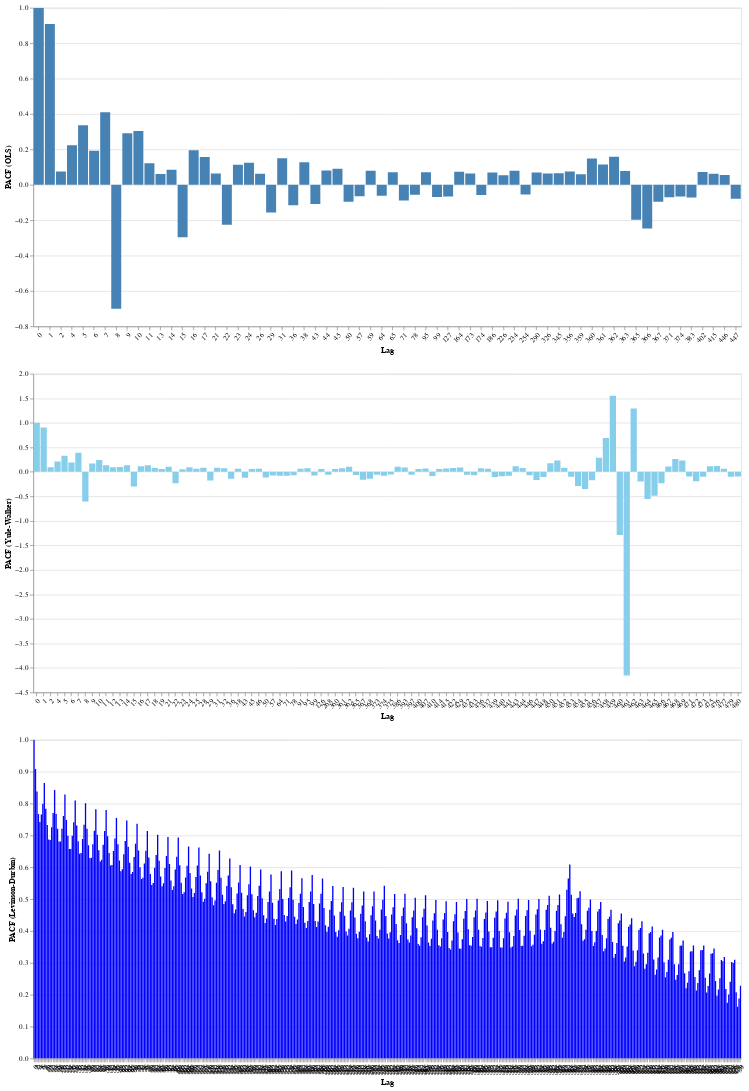

Notebook code cell kept with this figure:
### Markdown cell above
## Częściowa funkcja autokorelacji (PACF)

### Code cell
import statsmodels.api as sm
import pandas as pd
import matplotlib.pyplot as plt
import altair as alt
import numpy as np

# Obliczanie maksymalnej dopuszczalnej liczby opóźnień
nobs = len(df)
max_nlags = nobs - 1

# Wybór liczby opóźnień
nlags = min(480, max_nlags)

# Obliczanie PACF różnymi metodami
pacf_ols = sm.tsa.stattools.pacf_ols(total_column, nlags=nlags)
pacf_yw = sm.tsa.stattools.pacf_yw(total_column, nlags=nlags)
pacf_lev = sm.tsa.stattools.levinson_durbin_pacf(pacf_ols, nlags=nlags) 
pacf_lev = pacf_lev[1]  # Extract only the pacf values

# Obliczanie granic przedziału ufności
conf_int = 2.33 / np.sqrt(len(df))

# Tworzenie DataFrame dla PACF OLS, Yule-Walkera i Levinson-Durbin
pacf_ols_df = pd.DataFrame({'lag': range(len(pacf_ols)), 'PACF_ols': pacf_ols})
pacf_yw_df = pd.DataFrame({'lag': range(len(pacf_yw)), 'PACF_yw': pacf_yw})
pacf_lv_df = pd.DataFrame({'lag': range(len(pacf_lev)), 'PACF_lv': pacf_lev})

# Dodanie kolumn oznaczających istotność 
pacf_ols_df['is_significant_positive_ols'] = pacf_ols_df['PACF_ols'] > conf_int
pacf_ols_df['is_significant_negative_ols'] = pacf_ols_df['PACF_ols'] < -conf_int

pacf_yw_df['is_significant_positive_yw'] = pacf_yw_df['PACF_yw'] > conf_int
pacf_yw_df['is_significant_negative_yw'] = pacf_yw_df['PACF_yw'] < -conf_int

pacf_lv_df['is_significant_positive_lv'] = pacf_lv_df['PACF_lv'] > conf_int  # Corrected column name
pacf_lv_df['is_significant_negative_lv'] = pacf_lv_df['PACF_lv'] < -conf_int  # Corrected column name

# Filter and sort the dataframes
filtered_pacf_ols_df = pacf_ols_df[
(pacf_ols_df['PACF_ols'] > conf_int) | (pacf_ols_df['PACF_ols'] < -conf_int)
].sort_values(by='PACF_ols', ascending=False, key=abs)

filtered_pacf_yw_df = pacf_yw_df[
(pacf_yw_df['PACF_yw'] > conf_int) | (pacf_yw_df['PACF_yw'] < -conf_int)
].sort_values(by='PACF_yw', ascending=False, key=abs)

filtered_pacf_lv_df = pacf_lv_df[
(pacf_lv_df['PACF_lv'] > conf_int) | (pacf_lv_df['PACF_lv'] < -conf_int)
].sort_values(by='PACF_lv', ascending=False, key=abs)

# Create selection using newer function and correct empty value
nearest = alt.selection_point(nearest=True, on='mouseover',fields=['lag'], empty=False)

# Create base chart for both methods
base = alt.Chart().encode(
x=alt.X('lag:O', axis=alt.Axis(labelAngle=-45), title='Lag'),tooltip=['lag','PACF'])

# Charts for each method
bar_ols = base.mark_bar(color='steelblue').encode(
y=alt.Y('PACF_ols:Q', title='PACF (OLS)'),
tooltip = ['lag','PACF_ols']
).properties(
data=filtered_pacf_ols_df
)

bar_yw = base.mark_bar(color='skyblue').encode(
y=alt.Y('PACF_yw:Q', title='PACF (Yule-Walker)'),
tooltip = ['lag','PACF_yw']
).properties(
data=filtered_pacf_yw_df
)

bar_lv = base.mark_bar(color='blue').encode(
y=alt.Y('PACF_lv:Q', title='PACF (Levinson-Durbin)'),
tooltip = ['lag','PACF_lv']
).properties(
data=filtered_pacf_lv_df
)

# Interactive elements function (modified to use 'nearest')
def add_interactive_elements(chart, pacf_column):
# Transparent selectors across the chart.
  selectors = chart.mark_point().encode(
  x='lag:O',
  opacity=alt.value(0),
  ).add_params(
  nearest
  )
  # Draw points on the line, and highlight based on selection
  points = chart.mark_point().encode(
  opacity=alt.condition(nearest, alt.value(1), alt.value(0))
  )

# Draw text labels near the points, and highlight based on selection
  text = chart.mark_text(align='left', dx=5, dy=-5).encode(
  text=alt.condition(nearest, f'{pacf_column}:Q', alt.value(' '))
  )

  # Draw a rule at the location of the selection
  rules = chart.mark_rule(color='gray').encode(
  x='lag:O',
  ).transform_filter(
  nearest
  )

  return alt.layer(
   chart, selectors, points, rules, text
  ).properties(
   width=1000, height=450
  ).interactive()

chart_ols = add_interactive_elements(bar_ols, 'PACF_ols')
chart_yw = add_interactive_elements(bar_yw, 'PACF_yw')
chart_lv = add_interactive_elements(bar_lv, 'PACF_lv')

# Combine the plots
chart = alt.vconcat(chart_ols, chart_yw, chart_lv)
display(chart)

# Wyświetlanie tabel
print("Most Significant PACF Values (OLS):\n")
print(filtered_pacf_ols_df[['lag', 'PACF_ols']].head(32).to_markdown(index=False,numalign="left", stralign="left"))

print("\nMost Significant PACF Values (Yule-Walker):\n")
print(filtered_pacf_yw_df[['lag', 'PACF_yw']].head(32).to_markdown(index=False,numalign="left", stralign="left"))

print("\nMost Significant PACF Values (Levinson-Durbin):\n")
print(filtered_pacf_lv_df[['lag', 'PACF_lv']].head(32).to_markdown(index=False,numalign="left", stralign="left"))

### Figure 1 — Vega-Lite specification as saved in the notebook (floating-point values rounded to 4 significant figures; data arrays with more than 128 entries replaced by an {"elided": "..."} marker saying what was removed)
{"config": {"view": {"continuousWidth": 300, "continuousHeight": 300}}, "vconcat": [{"layer": [{"mark": {"type": "bar", "color": "steelblue"}, "encoding": {"tooltip": [{"field": "lag", "type": "quantitative"}, {"field": "PACF_ols", "type": "quantitative"}], "x": {"axis": {"labelAngle": -45}, "field": "lag", "title": "Lag", "type": "ordinal"}, "y": {"field": "PACF_ols", "title": "PACF (OLS)", "type": "quantitative"}}, "name": "view_10"}, {"mark": {"type": "point"}, "encoding": {"opacity": {"value": 0}, "tooltip": [{"field": "lag", "type": "quantitative"}, {"field": "PACF_ols", "type": "quantitative"}], "x": {"field": "lag", "type": "ordinal"}, "y": {"field": "PACF_ols", "title": "PACF (OLS)", "type": "quantitative"}}, "name": "view_7"}, {"mark": {"type": "point"}, "encoding": {"opacity": {"condition": {"param": "param_5", "value": 1, "empty": false}, "value": 0}, "tooltip": [{"field": "lag", "type": "quantitative"}, {"field": "PACF_ols", "type": "quantitative"}], "x": {"axis": {"labelAngle": -45}, "field": "lag", "title": "Lag", "type": "ordinal"}, "y": {"field": "PACF_ols", "title": "PACF (OLS)", "type": "quantitative"}}}, {"mark": {"type": "rule", "color": "gray"}, "encoding": {"tooltip": [{"field": "lag", "type": "quantitative"}, {"field": "PACF_ols", "type": "quantitative"}], "x": {"field": "lag", "type": "ordinal"}, "y": {"field": "PACF_ols", "title": "PACF (OLS)", "type": "quantitative"}}, "transform": [{"filter": {"param": "param_5", "empty": false}}]}, {"mark": {"type": "text", "align": "left", "dx": 5, "dy": -5}, "encoding": {"text": {"condition": {"param": "param_5", "empty": false, "field": "PACF_ols", "type": "quantitative"}, "value": " "}, "tooltip": [{"field": "lag", "type": "quantitative"}, {"field": "PACF_ols", "type": "quantitative"}], "x": {"axis": {"labelAngle": -45}, "field": "lag", "title": "Lag", "type": "ordinal"}, "y": {"field": "PACF_ols", "title": "PACF (OLS)", "type": "quantitative"}}}], "data": {"name": "data-8184380b1d646b966a72e067d71b3f35"}, "height": 450, "width": 1000}, {"layer": [{"mark": {"type": "bar", "color": "skyblue"}, "encoding": {"tooltip": [{"field": "lag", "type": "quantitative"}, {"field": "PACF_yw", "type": "quantitative"}], "x": {"axis": {"labelAngle": -45}, "field": "lag", "title": "Lag", "type": "ordinal"}, "y": {"field": "PACF_yw", "title": "PACF (Yule-Walker)", "type": "quantitative"}}, "name": "view_11"}, {"mark": {"type": "point"}, "encoding": {"opacity": {"value": 0}, "tooltip": [{"field": "lag", "type": "quantitative"}, {"field": "PACF_yw", "type": "quantitative"}], "x": {"field": "lag", "type": "ordinal"}, "y": {"field": "PACF_yw", "title": "PACF (Yule-Walker)", "type": "quantitative"}}, "name": "view_8"}, {"mark": {"type": "point"}, "encoding": {"opacity": {"condition": {"param": "param_5", "value": 1, "empty": false}, "value": 0}, "tooltip": [{"field": "lag", "type": "quantitative"}, {"field": "PACF_yw", "type": "quantitative"}], "x": {"axis": {"labelAngle": -45}, "field": "lag", "title": "Lag", "type": "ordinal"}, "y": {"field": "PACF_yw", "title": "PACF (Yule-Walker)", "type": "quantitative"}}}, {"mark": {"type": "rule", "color": "gray"}, "encoding": {"tooltip": [{"field": "lag", "type": "quantitative"}, {"field": "PACF_yw", "type": "quantitative"}], "x": {"field": "lag", "type": "ordinal"}, "y": {"field": "PACF_yw", "title": "PACF (Yule-Walker)", "type": "quantitative"}}, "transform": [{"filter": {"param": "param_5", "empty": false}}]}, {"mark": {"type": "text", "align": "left", "dx": 5, "dy": -5}, "encoding": {"text": {"condition": {"param": "param_5", "empty": false, "field": "PACF_yw", "type": "quantitative"}, "value": " "}, "tooltip": [{"field": "lag", "type": "quantitative"}, {"field": "PACF_yw", "type": "quantitative"}], "x": {"axis": {"labelAngle": -45}, "field": "lag", "title": "Lag", "type": "ordinal"}, "y": {"field": "PACF_yw", "title": "PACF (Yule-Walker)", "type": "quantitative"}}}], "data": {"name": "data-99c6a8d1e40e4103fbda6972f134da31"}, "height": 450, "width": 1000}, {"layer": [{"mark": {"type": "bar", "color": "blue"}, "encoding": {"tooltip": [{"field": "lag", "type": "quantitative"}, {"field": "PACF_lv", "type": "quantitative"}], "x": {"axis": {"labelAngle": -45}, "field": "lag", "title": "Lag", "type": "ordinal"}, "y": {"field": "PACF_lv", "title": "PACF (Levinson-Durbin)", "type": "quantitative"}}, "name": "view_12"}, {"mark": {"type": "point"}, "encoding": {"opacity": {"value": 0}, "tooltip": [{"field": "lag", "type": "quantitative"}, {"field": "PACF_lv", "type": "quantitative"}], "x": {"field": "lag", "type": "ordinal"}, "y": {"field": "PACF_lv", "title": "PACF (Levinson-Durbin)", "type": "quantitative"}}, "name": "view_9"}, {"mark": {"type": "point"}, "encoding": {"opacity": {"condition": {"param": "param_5", "value": 1, "empty": false}, "value": 0}, "tooltip": [{"field": "lag", "type": "quantitative"}, {"field": "PACF_lv", "type": "quantitative"}], "x": {"axis": {"labelAngle": -45}, "field": "lag", "title": "Lag", "type": "ordinal"}, "y": {"field": "PACF_lv", "title": "PACF (Levinson-Durbin)", "type": "quantitative"}}}, {"mark": {"type": "rule", "color": "gray"}, "encoding": {"tooltip": [{"field": "lag", "type": "quantitative"}, {"field": "PACF_lv", "type": "quantitative"}], "x": {"field": "lag", "type": "ordinal"}, "y": {"field": "PACF_lv", "title": "PACF (Levinson-Durbin)", "type": "quantitative"}}, "transform": [{"filter": {"param": "param_5", "empty": false}}]}, {"mark": {"type": "text", "align": "left", "dx": 5, "dy": -5}, "encoding": {"text": {"condition": {"param": "param_5", "empty": false, "field": "PACF_lv", "type": "quantitative"}, "value": " "}, "tooltip": [{"field": "lag", "type": "quantitative"}, {"field": "PACF_lv", "type": "quantitative"}], "x": {"axis": {"labelAngle": -45}, "field": "lag", "title": "Lag", "type": "ordinal"}, "y": {"field": "PACF_lv", "title": "PACF (Levinson-Durbin)", "type": "quantitative"}}}], "data": {"name": "data-e2ede46e94a00262f29d1c632b70ae1a"}, "height": 450, "width": 1000}], "params": [{"name": "param_5", "select": {"type": "point", "fields": ["lag"], "nearest": true, "on": "mouseover"}, "views": ["view_7", "view_8", "view_9"]}, {"name": "param_6", "select": {"type": "interval", "encodings": ["x", "y"]}, "bind": "scales", "views": ["view_10"]}, {"name": "param_7", "select": {"type": "interval", "encodings": ["x", "y"]}, "bind": "scales", "views": ["view_11"]}, {"name": "param_8", "select": {"type": "interval", "encodings": ["x", "y"]}, "bind": "scales", "views": ["view_12"]}], "$schema": "https://vega.github.io/schema/vega-lite/v5.8.0.json", "datasets": {"data-8184380b1d646b966a72e067d71b3f35": [{"lag": 0, "PACF_ols": 1.0, "is_significant_positive_ols": true, "is_significant_negative_ols": false}, {"lag": 1, "PACF_ols": 0.9083, "is_significant_positive_ols": true, "is_significant_negative_ols": false}, {"lag": 8, "PACF_ols": -0.7006, "is_significant_positive_ols": false, "is_significant_negative_ols": true}, {"lag": 7, "PACF_ols": 0.4098, "is_significant_positive_ols": true, "is_significant_negative_ols": false}, {"lag": 5, "PACF_ols": 0.337, "is_significant_positive_ols": true, "is_significant_negative_ols": false}, {"lag": 10, "PACF_ols": 0.3035, "is_significant_positive_ols": true, "is_significant_negative_ols": false}, {"lag": 15, "PACF_ols": -0.2969, "is_significant_positive_ols": false, "is_significant_negative_ols": true}, {"lag": 9, "PACF_ols": 0.2906, "is_significant_positive_ols": true, "is_significant_negative_ols": false}, {"lag": 366, "PACF_ols": -0.2465, "is_significant_positive_ols": false, "is_significant_negative_ols": true}, {"lag": 22, "PACF_ols": -0.2261, "is_significant_positive_ols": false, "is_significant_negative_ols": true}, {"lag": 4, "PACF_ols": 0.2232, "is_significant_positive_ols": true, "is_significant_negative_ols": false}, {"lag": 365, "PACF_ols": -0.1976, "is_significant_positive_ols": false, "is_significant_negative_ols": true}, {"lag": 16, "PACF_ols": 0.1951, "is_significant_positive_ols": true, "is_significant_negative_ols": false}, {"lag": 6, "PACF_ols": 0.1921, "is_significant_positive_ols": true, "is_significant_negative_ols": false}, {"lag": 362, "PACF_ols": 0.158, "is_significant_positive_ols": true, "is_significant_negative_ols": false}, {"lag": 17, "PACF_ols": 0.1566, "is_significant_positive_ols": true, "is_significant_negative_ols": false}, {"lag": 29, "PACF_ols": -0.1564, "is_significant_positive_ols": false, "is_significant_negative_ols": true}, {"lag": 31, "PACF_ols": 0.1493, "is_significant_positive_ols": true, "is_significant_negative_ols": false}, {"lag": 360, "PACF_ols": 0.1483, "is_significant_positive_ols": true, "is_significant_negative_ols": false}, {"lag": 38, "PACF_ols": 0.1274, "is_significant_positive_ols": true, "is_significant_negative_ols": false}, {"lag": 24, "PACF_ols": 0.1246, "is_significant_positive_ols": true, "is_significant_negative_ols": false}, {"lag": 11, "PACF_ols": 0.1212, "is_significant_positive_ols": true, "is_significant_negative_ols": false}, {"lag": 36, "PACF_ols": -0.1159, "is_significant_positive_ols": false, "is_significant_negative_ols": true}, {"lag": 361, "PACF_ols": 0.1146, "is_significant_positive_ols": true, "is_significant_negative_ols": false}, {"lag": 23, "PACF_ols": 0.1139, "is_significant_positive_ols": true, "is_significant_negative_ols": false}, {"lag": 43, "PACF_ols": -0.1083, "is_significant_positive_ols": false, "is_significant_negative_ols": true}, {"lag": 367, "PACF_ols": -0.09643, "is_significant_positive_ols": false, "is_significant_negative_ols": true}, {"lag": 50, "PACF_ols": -0.09519, "is_significant_positive_ols": false, "is_significant_negative_ols": true}, {"lag": 45, "PACF_ols": 0.08992, "is_significant_positive_ols": true, "is_significant_negative_ols": false}, {"lag": 71, "PACF_ols": -0.08891, "is_significant_positive_ols": false, "is_significant_negative_ols": true}, {"lag": 14, "PACF_ols": 0.08537, "is_significant_positive_ols": true, "is_significant_negative_ols": false}, {"lag": 44, "PACF_ols": 0.08103, "is_significant_positive_ols": true, "is_significant_negative_ols": false}, {"lag": 59, "PACF_ols": 0.0794, "is_significant_positive_ols": true, "is_significant_negative_ols": false}, {"lag": 234, "PACF_ols": 0.07883, "is_significant_positive_ols": true, "is_significant_negative_ols": false}, {"lag": 447, "PACF_ols": -0.07869, "is_significant_positive_ols": false, "is_significant_negative_ols": true}, {"lag": 363, "PACF_ols": 0.07844, "is_significant_positive_ols": true, "is_significant_negative_ols": false}, {"lag": 356, "PACF_ols": 0.07507, "is_significant_positive_ols": true, "is_significant_negative_ols": false}, {"lag": 2, "PACF_ols": 0.07486, "is_significant_positive_ols": true, "is_significant_negative_ols": false}, {"lag": 164, "PACF_ols": 0.07397, "is_significant_positive_ols": true, "is_significant_negative_ols": false}, {"lag": 383, "PACF_ols": -0.07232, "is_significant_positive_ols": false, "is_significant_negative_ols": true}, {"lag": 402, "PACF_ols": 0.0721, "is_significant_positive_ols": true, "is_significant_negative_ols": false}, {"lag": 371, "PACF_ols": -0.07058, "is_significant_positive_ols": false, "is_significant_negative_ols": true}, {"lag": 95, "PACF_ols": 0.07056, "is_significant_positive_ols": true, "is_significant_negative_ols": false}, {"lag": 65, "PACF_ols": 0.07013, "is_significant_positive_ols": true, "is_significant_negative_ols": false}, {"lag": 290, "PACF_ols": 0.06982, "is_significant_positive_ols": true, "is_significant_negative_ols": false}, {"lag": 99, "PACF_ols": -0.06929, "is_significant_positive_ols": false, "is_significant_negative_ols": true}, {"lag": 186, "PACF_ols": 0.06928, "is_significant_positive_ols": true, "is_significant_negative_ols": false}, {"lag": 374, "PACF_ols": -0.06663, "is_significant_positive_ols": false, "is_significant_negative_ols": true}, {"lag": 127, "PACF_ols": -0.06657, "is_significant_positive_ols": false, "is_significant_negative_ols": true}, {"lag": 345, "PACF_ols": 0.06523, "is_significant_positive_ols": true, "is_significant_negative_ols": false}, {"lag": 57, "PACF_ols": -0.06414, "is_significant_positive_ols": false, "is_significant_negative_ols": true}, {"lag": 21, "PACF_ols": 0.06388, "is_significant_positive_ols": true, "is_significant_negative_ols": false}, {"lag": 173, "PACF_ols": 0.06386, "is_significant_positive_ols": true, "is_significant_negative_ols": false}, {"lag": 326, "PACF_ols": 0.0631, "is_significant_positive_ols": true, "is_significant_negative_ols": false}, {"lag": 26, "PACF_ols": 0.06253, "is_significant_positive_ols": true, "is_significant_negative_ols": false}, {"lag": 64, "PACF_ols": -0.06233, "is_significant_positive_ols": false, "is_significant_negative_ols": true}, {"lag": 415, "PACF_ols": 0.0619, "is_significant_positive_ols": true, "is_significant_negative_ols": false}, {"lag": 13, "PACF_ols": 0.06072, "is_significant_positive_ols": true, "is_significant_negative_ols": false}, {"lag": 359, "PACF_ols": 0.06003, "is_significant_positive_ols": true, "is_significant_negative_ols": false}, {"lag": 174, "PACF_ols": -0.05833, "is_significant_positive_ols": false, "is_significant_negative_ols": true}, {"lag": 78, "PACF_ols": -0.05673, "is_significant_positive_ols": false, "is_significant_negative_ols": true}, {"lag": 446, "PACF_ols": 0.0552, "is_significant_positive_ols": true, "is_significant_negative_ols": false}, {"lag": 254, "PACF_ols": -0.05499, "is_significant_positive_ols": false, "is_significant_negative_ols": true}, {"lag": 226, "PACF_ols": 0.05454, "is_significant_positive_ols": true, "is_significant_negative_ols": false}], "data-99c6a8d1e40e4103fbda6972f134da31": [{"lag": 461, "PACF_yw": -4.153, "is_significant_positive_yw": false, "is_significant_negative_yw": true}, {"lag": 459, "PACF_yw": 1.555, "is_significant_positive_yw": true, "is_significant_negative_yw": false}, {"lag": 462, "PACF_yw": 1.291, "is_significant_positive_yw": true, "is_significant_negative_yw": false}, {"lag": 460, "PACF_yw": -1.29, "is_significant_positive_yw": false, "is_significant_negative_yw": true}, {"lag": 0, "PACF_yw": 1.0, "is_significant_positive_yw": true, "is_significant_negative_yw": false}, {"lag": 1, "PACF_yw": 0.9063, "is_significant_positive_yw": true, "is_significant_negative_yw": false}, {"lag": 458, "PACF_yw": 0.6896, "is_significant_positive_yw": true, "is_significant_negative_yw": false}, {"lag": 8, "PACF_yw": -0.6056, "is_significant_positive_yw": false, "is_significant_negative_yw": true}, {"lag": 464, "PACF_yw": -0.5558, "is_significant_positive_yw": false, "is_significant_negative_yw": true}, {"lag": 465, "PACF_yw": -0.4889, "is_significant_positive_yw": false, "is_significant_negative_yw": true}, {"lag": 7, "PACF_yw": 0.3881, "is_significant_positive_yw": true, "is_significant_negative_yw": false}, {"lag": 455, "PACF_yw": -0.3522, "is_significant_positive_yw": false, "is_significant_negative_yw": true}, {"lag": 5, "PACF_yw": 0.3267, "is_significant_positive_yw": true, "is_significant_negative_yw": false}, {"lag": 15, "PACF_yw": -0.3006, "is_significant_positive_yw": false, "is_significant_negative_yw": true}, {"lag": 454, "PACF_yw": -0.2888, "is_significant_positive_yw": false, "is_significant_negative_yw": true}, {"lag": 457, "PACF_yw": 0.2866, "is_significant_positive_yw": true, "is_significant_negative_yw": false}, {"lag": 468, "PACF_yw": 0.2617, "is_significant_positive_yw": true, "is_significant_negative_yw": false}, {"lag": 10, "PACF_yw": 0.2424, "is_significant_positive_yw": true, "is_significant_negative_yw": false}, {"lag": 466, "PACF_yw": -0.2345, "is_significant_positive_yw": false, "is_significant_negative_yw": true}, {"lag": 469, "PACF_yw": 0.2338, "is_significant_positive_yw": true, "is_significant_negative_yw": false}, {"lag": 22, "PACF_yw": -0.2326, "is_significant_positive_yw": false, "is_significant_negative_yw": true}, {"lag": 451, "PACF_yw": 0.2323, "is_significant_positive_yw": true, "is_significant_negative_yw": false}, {"lag": 4, "PACF_yw": 0.2127, "is_significant_positive_yw": true, "is_significant_negative_yw": false}, {"lag": 463, "PACF_yw": -0.1989, "is_significant_positive_yw": false, "is_significant_negative_yw": true}, {"lag": 472, "PACF_yw": -0.1917, "is_significant_positive_yw": false, "is_significant_negative_yw": true}, {"lag": 6, "PACF_yw": 0.1891, "is_significant_positive_yw": true, "is_significant_negative_yw": false}, {"lag": 29, "PACF_yw": -0.1755, "is_significant_positive_yw": false, "is_significant_negative_yw": true}, {"lag": 450, "PACF_yw": 0.1751, "is_significant_positive_yw": true, "is_significant_negative_yw": false}, {"lag": 456, "PACF_yw": -0.1712, "is_significant_positive_yw": false, "is_significant_negative_yw": true}, {"lag": 9, "PACF_yw": 0.1684, "is_significant_positive_yw": true, "is_significant_negative_yw": false}, {"lag": 447, "PACF_yw": -0.1664, "is_significant_positive_yw": false, "is_significant_negative_yw": true}, {"lag": 367, "PACF_yw": -0.1592, "is_significant_positive_yw": false, "is_significant_negative_yw": true}, {"lag": 368, "PACF_yw": -0.1413, "is_significant_positive_yw": false, "is_significant_negative_yw": true}, {"lag": 36, "PACF_yw": -0.1392, "is_significant_positive_yw": false, "is_significant_negative_yw": true}, {"lag": 11, "PACF_yw": 0.1353, "is_significant_positive_yw": true, "is_significant_negative_yw": false}, {"lag": 14, "PACF_yw": 0.1331, "is_significant_positive_yw": true, "is_significant_negative_yw": false}, {"lag": 17, "PACF_yw": 0.1327, "is_significant_positive_yw": true, "is_significant_negative_yw": false}, {"lag": 476, "PACF_yw": 0.1207, "is_significant_positive_yw": true, "is_significant_negative_yw": false}, {"lag": 43, "PACF_yw": -0.1204, "is_significant_positive_yw": false, "is_significant_negative_yw": true}, {"lag": 50, "PACF_yw": -0.117, "is_significant_positive_yw": false, "is_significant_negative_yw": true}, {"lag": 475, "PACF_yw": 0.1168, "is_significant_positive_yw": true, "is_significant_negative_yw": false}, {"lag": 443, "PACF_yw": 0.1133, "is_significant_positive_yw": true, "is_significant_negative_yw": false}, {"lag": 16, "PACF_yw": 0.112, "is_significant_positive_yw": true, "is_significant_negative_yw": false}, {"lag": 467, "PACF_yw": 0.1089, "is_significant_positive_yw": true, "is_significant_negative_yw": false}, {"lag": 448, "PACF_yw": -0.1048, "is_significant_positive_yw": false, "is_significant_negative_yw": true}, {"lag": 439, "PACF_yw": -0.1038, "is_significant_positive_yw": false, "is_significant_negative_yw": true}, {"lag": 386, "PACF_yw": 0.103, "is_significant_positive_yw": true, "is_significant_negative_yw": false}, {"lag": 362, "PACF_yw": 0.1024, "is_significant_positive_yw": true, "is_significant_negative_yw": false}, {"lag": 453, "PACF_yw": -0.1018, "is_significant_positive_yw": false, "is_significant_negative_yw": true}, {"lag": 21, "PACF_yw": 0.1018, "is_significant_positive_yw": true, "is_significant_negative_yw": false}, {"lag": 473, "PACF_yw": -0.1016, "is_significant_positive_yw": false, "is_significant_negative_yw": true}, {"lag": 479, "PACF_yw": -0.1006, "is_significant_positive_yw": false, "is_significant_negative_yw": true}, {"lag": 13, "PACF_yw": 0.09991, "is_significant_positive_yw": true, "is_significant_negative_yw": false}, {"lag": 480, "PACF_yw": -0.09711, "is_significant_positive_yw": false, "is_significant_negative_yw": true}, {"lag": 2, "PACF_yw": 0.09532, "is_significant_positive_yw": true, "is_significant_negative_yw": false}, {"lag": 12, "PACF_yw": 0.09356, "is_significant_positive_yw": true, "is_significant_negative_yw": false}, {"lag": 471, "PACF_yw": -0.09234, "is_significant_positive_yw": false, "is_significant_negative_yw": true}, {"lag": 440, "PACF_yw": -0.09179, "is_significant_positive_yw": false, "is_significant_negative_yw": true}, {"lag": 24, "PACF_yw": 0.09155, "is_significant_positive_yw": true, "is_significant_negative_yw": false}, {"lag": 393, "PACF_yw": 0.09015, "is_significant_positive_yw": true, "is_significant_negative_yw": false}, {"lag": 429, "PACF_yw": 0.08989, "is_significant_positive_yw": true, "is_significant_negative_yw": false}, {"lag": 410, "PACF_yw": -0.08536, "is_significant_positive_yw": false, "is_significant_negative_yw": true}, {"lag": 452, "PACF_yw": 0.08512, "is_significant_positive_yw": true, "is_significant_negative_yw": false}, {"lag": 28, "PACF_yw": 0.08467, "is_significant_positive_yw": true, "is_significant_negative_yw": false}, {"lag": 31, "PACF_yw": 0.08353, "is_significant_positive_yw": true, "is_significant_negative_yw": false}, {"lag": 64, "PACF_yw": -0.08009, "is_significant_positive_yw": false, "is_significant_negative_yw": true}, {"lag": 422, "PACF_yw": 0.07952, "is_significant_positive_yw": true, "is_significant_negative_yw": false}, {"lag": 444, "PACF_yw": 0.07858, "is_significant_positive_yw": true, "is_significant_negative_yw": false}, {"lag": 18, "PACF_yw": 0.0777, "is_significant_positive_yw": true, "is_significant_negative_yw": false}, {"lag": 71, "PACF_yw": -0.07733, "is_significant_positive_yw": false, "is_significant_negative_yw": true}, {"lag": 441, "PACF_yw": -0.077, "is_significant_positive_yw": false, "is_significant_negative_yw": true}, {"lag": 374, "PACF_yw": -0.07695, "is_significant_positive_yw": false, "is_significant_negative_yw": true}, {"lag": 57, "PACF_yw": -0.07435, "is_significant_positive_yw": false, "is_significant_negative_yw": true}, {"lag": 32, "PACF_yw": 0.07364, "is_significant_positive_yw": true, "is_significant_negative_yw": false}, {"lag": 99, "PACF_yw": -0.0736, "is_significant_positive_yw": false, "is_significant_negative_yw": true}, {"lag": 95, "PACF_yw": 0.07231, "is_significant_positive_yw": true, "is_significant_negative_yw": false}, {"lag": 436, "PACF_yw": 0.07155, "is_significant_positive_yw": true, "is_significant_negative_yw": false}, {"lag": 361, "PACF_yw": 0.07148, "is_significant_positive_yw": true, "is_significant_negative_yw": false}, {"lag": 78, "PACF_yw": -0.06849, "is_significant_positive_yw": false, "is_significant_negative_yw": true}, {"lag": 433, "PACF_yw": -0.06797, "is_significant_positive_yw": false, "is_significant_negative_yw": true}, {"lag": 446, "PACF_yw": -0.06676, "is_significant_positive_yw": false, "is_significant_negative_yw": true}, {"lag": 407, "PACF_yw": 0.06666, "is_significant_positive_yw": true, "is_significant_negative_yw": false}, {"lag": 415, "PACF_yw": 0.06591, "is_significant_positive_yw": true, "is_significant_negative_yw": false}, {"lag": 477, "PACF_yw": 0.06553, "is_significant_positive_yw": true, "is_significant_negative_yw": false}, {"lag": 91, "PACF_yw": 0.06552, "is_significant_positive_yw": true, "is_significant_negative_yw": false}, {"lag": 46, "PACF_yw": 0.06488, "is_significant_positive_yw": true, "is_significant_negative_yw": false}, {"lag": 38, "PACF_yw": 0.06414, "is_significant_positive_yw": true, "is_significant_negative_yw": false}, {"lag": 437, "PACF_yw": 0.06312, "is_significant_positive_yw": true, "is_significant_negative_yw": false}, {"lag": 25, "PACF_yw": 0.06266, "is_significant_positive_yw": true, "is_significant_negative_yw": false}, {"lag": 365, "PACF_yw": -0.06216, "is_significant_positive_yw": false, "is_significant_negative_yw": true}, {"lag": 45, "PACF_yw": 0.06004, "is_significant_positive_yw": true, "is_significant_negative_yw": false}, {"lag": 432, "PACF_yw": -0.05969, "is_significant_positive_yw": false, "is_significant_negative_yw": true}, {"lag": 397, "PACF_yw": -0.05925, "is_significant_positive_yw": false, "is_significant_negative_yw": true}, {"lag": 360, "PACF_yw": 0.05909, "is_significant_positive_yw": true, "is_significant_negative_yw": false}, {"lag": 268, "PACF_yw": -0.05765, "is_significant_positive_yw": false, "is_significant_negative_yw": true}, {"lag": 126, "PACF_yw": 0.05765, "is_significant_positive_yw": true, "is_significant_negative_yw": false}, {"lag": 373, "PACF_yw": -0.05746, "is_significant_positive_yw": false, "is_significant_negative_yw": true}, {"lag": 400, "PACF_yw": 0.05663, "is_significant_positive_yw": true, "is_significant_negative_yw": false}, {"lag": 19, "PACF_yw": 0.0566, "is_significant_positive_yw": true, "is_significant_negative_yw": false}, {"lag": 414, "PACF_yw": 0.05648, "is_significant_positive_yw": true, "is_significant_negative_yw": false}, {"lag": 375, "PACF_yw": -0.05601, "is_significant_positive_yw": false, "is_significant_negative_yw": true}, {"lag": 23, "PACF_yw": 0.05567, "is_significant_positive_yw": true, "is_significant_negative_yw": false}], "data-e2ede46e94a00262f29d1c632b70ae1a": {"elided": "481 records"}}}
